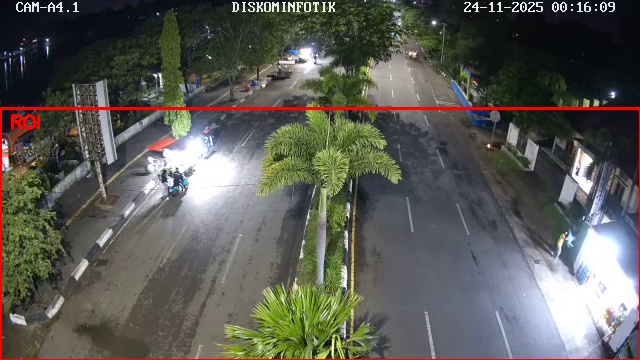
#> input picture python/debug_stream-1.jpg, 640 x 360 px
$ python -i realtime_worker_optimized.py   (imports and definitions only)
#> lines starting #> are read from the running program, lines starting #| are printed output that depends on the picture
#> further down, picture is the input picture: shape (360, 640, 3); mean B, G, R 85.4, 91.3, 91.7
import cv2
import onnxruntime as ort
import numpy as np
import requests
import time
import os
import math
import logging
import signal
import sys
from datetime import datetime

# --- SETUP LOGGING ---
# [8 lines not run here, left out]
logger = logging.getLogger(__name__)

# --- CONFIGURATION ---
class Config:
    # Stream settings
    STREAMS = [
        {
            'id': 'stream-1',
            'name': 'Simpang Lima',
            'url': 'https://cctv-stream.bandaacehkota.info/memfs/097d5dcf-eda2-4b29-9661-fcc035d7770f_output_0.m3u8',
            'enabled': True,  # Can be toggled
            'frame_skip': 5,  # Process every 5th frame
            'max_width': 1280  # Downscale if wider than this
        },
        {
            'id': 'stream-2',
            'name': 'Simpang Emat',
            'url': 'https://cctv-stream.bandaacehkota.info/memfs/f9444904-ad31-4401-9643-aee6e33b85c7_output_0.m3u8',
            'enabled': True,
            'frame_skip': 5,
            'max_width': 1280
        }
    ]

    # Model settings
    MODEL_PATH = 'yolov8n.onnx'
    SCORE_THRESHOLD = 0.25
    IOU_THRESHOLD = 0.4
    MODEL_HEIGHT = 640
    MODEL_WIDTH = 640

    # Processing settings
    UPDATE_INTERVAL = 5  # seconds between updates
    MAX_RETRIES = 3     # Max retries for failed requests
    REQUEST_TIMEOUT = 10  # seconds

    # Enhancement settings
    APPLY_CLAHE = True
    APPLY_GAMMA = True
    GAMMA_VALUE = 1.2

# --- GLOBALS ---
running = True

# --- SIGNAL HANDLER ---
# [5 lines left out: function signal_handler, not called in this run]

# --- ENHANCEMENT FUNCTIONS ---
def apply_clahe(frame):
    """Apply CLAHE for local contrast enhancement"""
    if not Config.APPLY_CLAHE:
        return frame

    try:
        lab = cv2.cvtColor(frame, cv2.COLOR_BGR2LAB)
#> lab: shape (360, 640, 3); mean of channels 0, 1, 2 110.9, 127.2, 131.9
        l, a, b = cv2.split(lab)
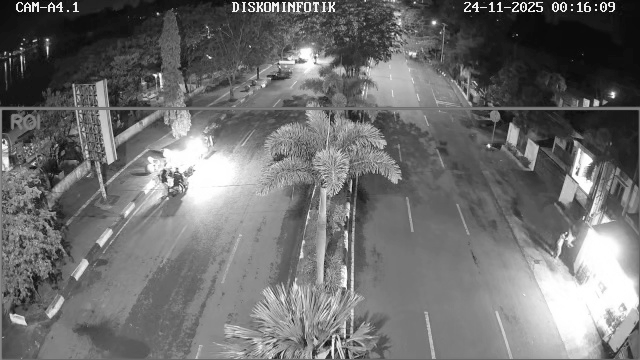
#> l: shape (360, 640); min 3, max 255, mean 110.9
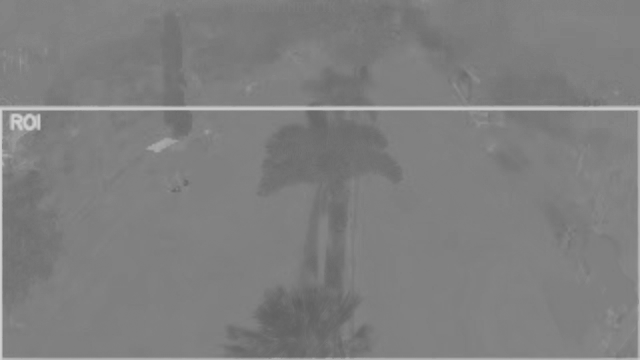
#> a: shape (360, 640); min 96, max 208, mean 127.2
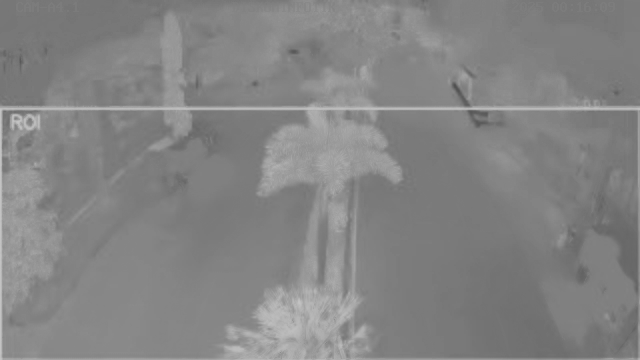
#> b: shape (360, 640); min 81, max 195, mean 131.9
        clahe = cv2.createCLAHE(clipLimit=2.0, tileGridSize=(8, 8))
        l = clahe.apply(l)
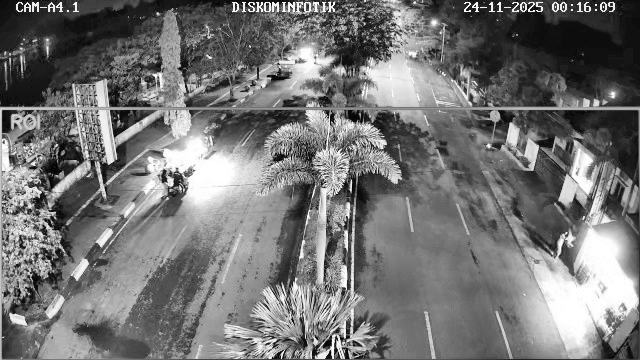
#> l: shape (360, 640); min 1, max 255, mean 116.7
        enhanced = cv2.merge([l, a, b])
#> enhanced: shape (360, 640, 3); mean of channels 0, 1, 2 116.7, 127.2, 131.9
        return cv2.cvtColor(enhanced, cv2.COLOR_LAB2BGR)
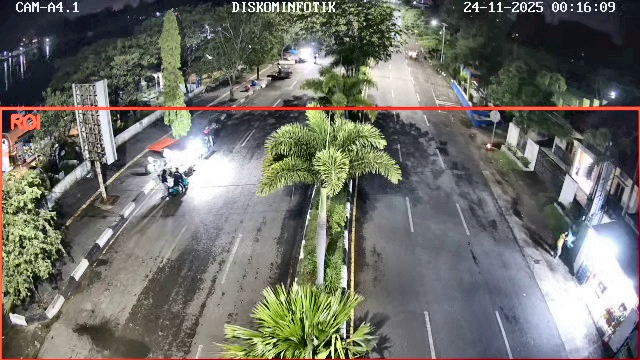
#> returned value: shape (360, 640, 3); mean B, G, R 104.5, 111.1, 110.8
    except Exception as e:
        logger.error(f"Error in CLAHE: {e}")
        return frame

def apply_gamma_correction(frame, gamma=1.2):
    """Apply gamma correction for brightness adjustment"""
    if not Config.APPLY_GAMMA:
        return frame

    try:
        inv_gamma = 1.0 / gamma
        table = np.array([((i / 255.0) ** inv_gamma) * 255
                         for i in np.arange(0, 256)]).astype("uint8")
        return cv2.LUT(frame, table)
    except Exception as e:
        logger.error(f"Error in gamma correction: {e}")
        return frame

def enhance_frame(frame):
    """Enhance frame with gamma correction and CLAHE"""
    try:
        enhanced = apply_gamma_correction(frame, Config.GAMMA_VALUE)
        enhanced = apply_clahe(enhanced)
        return enhanced
    except Exception as e:
        logger.error(f"Error enhancing frame: {e}")
        return frame

# [204 lines left out: functions resize_frame, preprocess_frame, run_detection, process_detections, process_stream, send_update and 1 more, not called in this run]

# [2 lines not run here, left out]

>>> import cv2
>>> picture = cv2.imread('debug_stream-1.jpg')
>>> result = enhance_frame(picture)

$ run again, on python/debug_stream-2.jpg
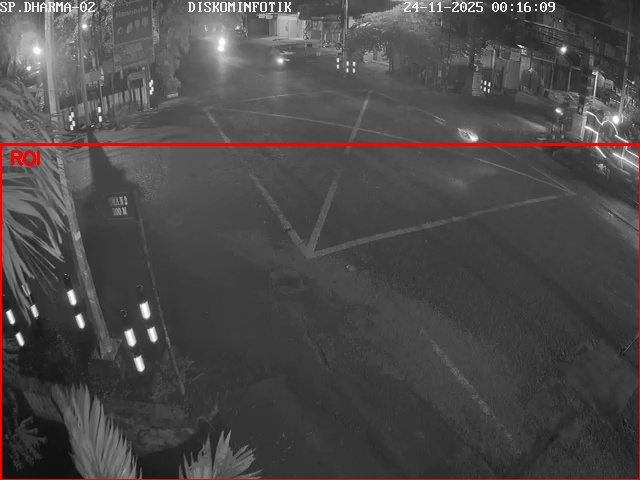
#> input picture python/debug_stream-2.jpg, 640 x 480 px
#> picture is the input picture: shape (480, 640, 3); mean B, G, R 73.8, 73.9, 77
#> lab: shape (480, 640, 3); mean of channels 0, 1, 2 97.6, 129.2, 128.8
#> in apply_clahe, `l, a, b = cv2.split(lab)`:
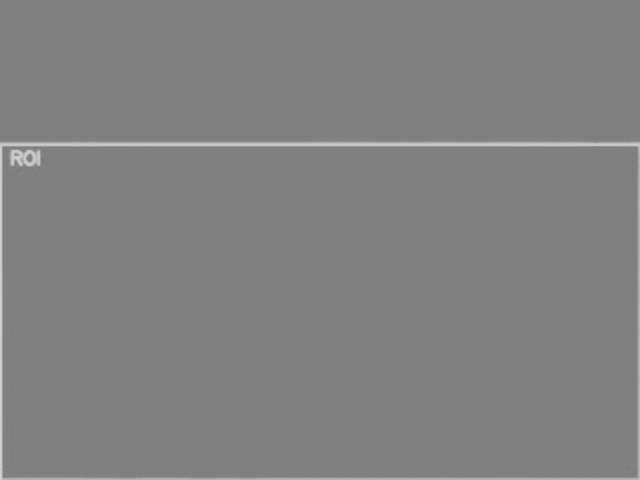
#> a: shape (480, 640); min 122, max 208, mean 129.2
#> in apply_clahe, `l = clahe.apply(l)`:
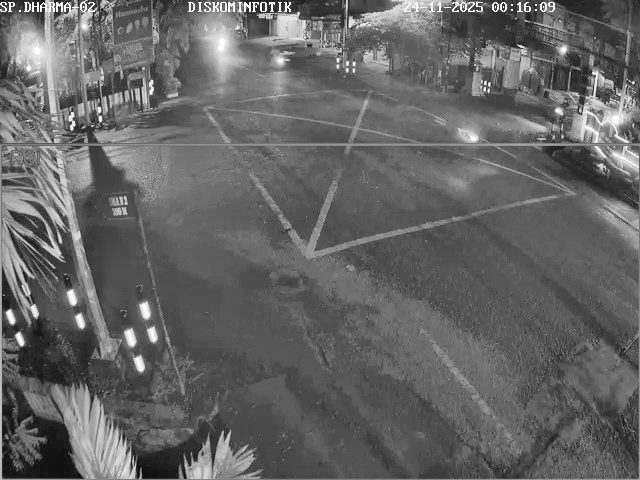
#> l: shape (480, 640); min 8, max 255, mean 100.8
#> enhanced: shape (480, 640, 3); mean of channels 0, 1, 2 100.8, 129.2, 128.8
